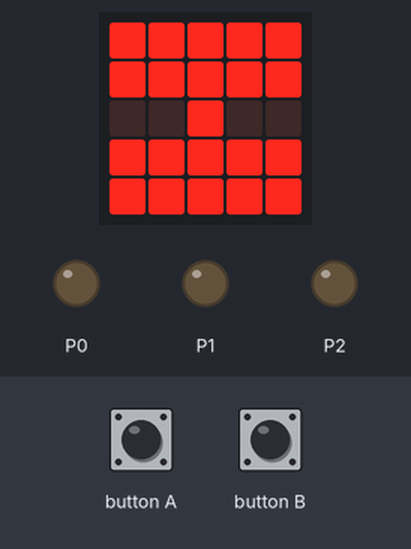
The program below on a simulated BBC micro:bit (MakeCode). Parts: the board's 5×5 LED display, output pins drawn as LEDs (lit = HIGH). The inputs (shaded band) are chosen by the test bench.

Above: at 2.9 s.
4.5 s: button B pressed for 0.15 s
At 8.4 s:
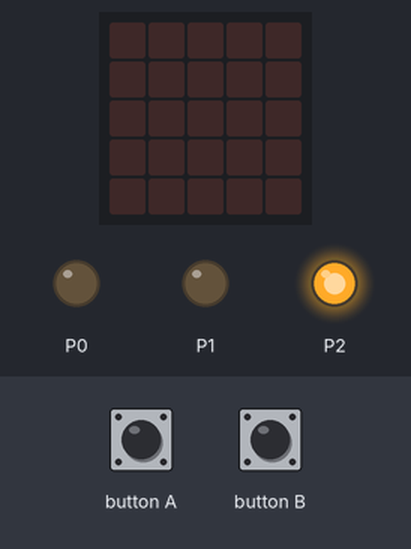
At 10.0 s:
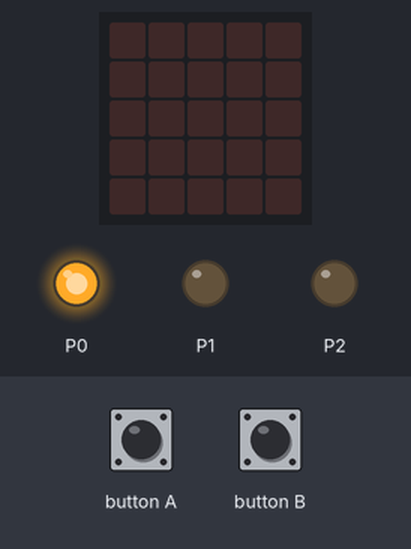
Timing chart, 0 to 16.2 s (numbered marks = the images above; inputs shaded):
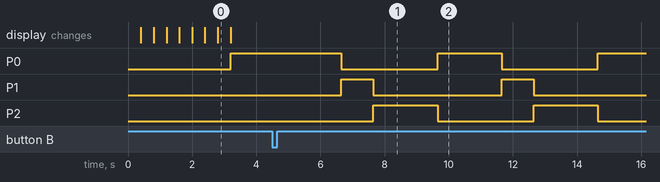

The program:

main.ts
```typescript
/**
 * S2A
 *
 * Héctor Moreno Hidalgo
 *
 * semáforo
 *
 * R rojo 0
 *
 * Y amarillo 1
 *
 * G verde 2
 */
input.onButtonPressed(Button.A, function () {
    if (pins.digitalReadPin(DigitalPin.P2) == 1) {
        encender_las_leds(1, 0, 0)
    } else if (pins.digitalReadPin(DigitalPin.P0) == 1) {
        encender_las_leds(0, 1, 0)
    } else if (pins.digitalReadPin(DigitalPin.P1) == 1) {
        encender_las_leds(0, 0, 1)
    }
})
function encender_las_leds (P0: number, P1: number, P2: number) {
    pins.digitalWritePin(DigitalPin.P0, P0)
    pins.digitalWritePin(DigitalPin.P1, P1)
    pins.digitalWritePin(DigitalPin.P2, P2)
}
input.onButtonPressed(Button.B, function () {
    for (let index = 0; index < 10; index++) {
        encender_las_leds(1, 0, 0)
        basic.pause(2000)
        encender_las_leds(0, 1, 0)
        basic.pause(1000)
        encender_las_leds(0, 0, 1)
        basic.pause(2000)
        encender_las_leds(1, 0, 0)
    }
})
basic.showLeds(`
    . # # # .
    . # # # .
    . . # . .
    . . . . .
    . . . . .
    `)
basic.showLeds(`
    # # # # #
    . # # # .
    . # # # .
    . . # . .
    . . . . .
    `)
basic.showLeds(`
    # . . . #
    # # # # #
    . # # # .
    . # # # .
    . . # . .
    `)
basic.showLeds(`
    . . . . .
    # . . . #
    # # # # #
    . # # # .
    . # # # .
    `)
basic.showLeds(`
    . . . . .
    . . . . .
    # . . . #
    # # # # #
    . # # # .
    `)
basic.showLeds(`
    . . . . .
    . . . . .
    # . # . #
    . # # # .
    # # # # #
    `)
basic.showLeds(`
    # . # . #
    . # # # .
    # # # # #
    . # # # .
    # . # . #
    `)
basic.showLeds(`
    # # # # #
    # # # # #
    . . # . .
    # # # # #
    # # # # #
    `)
basic.clearScreen()
pins.digitalWritePin(DigitalPin.P0, 0)
pins.digitalWritePin(DigitalPin.P1, 0)
pins.digitalWritePin(DigitalPin.P2, 0)
encender_las_leds(1, 0, 0)
```

test.ts
```typescript
// aquí va el archivo "tests"; esto no se compilará cuando este paquete se utilice como una extensión.
```

Measured:
- after the input at 4.5 s, P0: alternates HIGH for 2.0 s and LOW for 3.0 s, starting after 2.2 s; P1: alternates HIGH for 1.0 s and LOW for 4.0 s, starting after 2.2 s; P2: alternates HIGH for 2.0 s and LOW for 3.0 s, starting after 3.2 s
- what the display in image 0 shows lasts 0.4 s, from 2.8 s to 3.2 s
